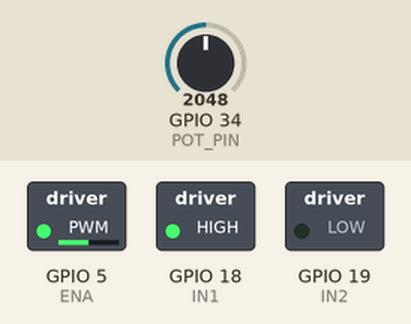
This sketch was run on a simulated ESP32. Shown: switched loads named in the sketch (green lamp = pin HIGH). The test bench sets the inputs (shaded band); at power-on: GPIO 34 (POT_PIN) = 2048.

Above: at 1.2 s.
1.3 s: GPIO 34 (POT_PIN) set to 2866
At 2.4 s:
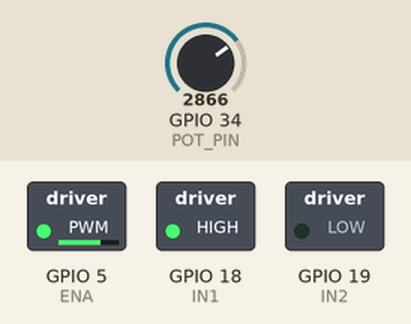
2.8 s: GPIO 34 (POT_PIN) set to 3603
At 3.5 s:
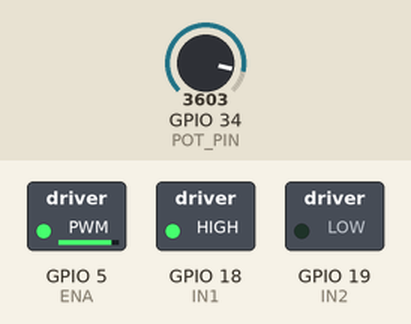
4.3 s: GPIO 34 (POT_PIN) set to 491
At 4.6 s:
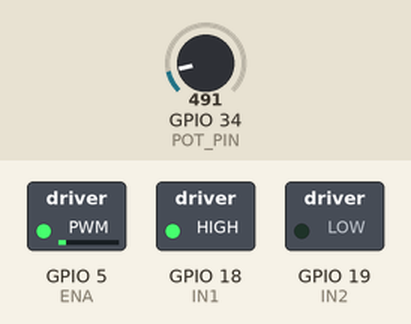
5.8 s: GPIO 34 (POT_PIN) set to 0
At 7.0 s:
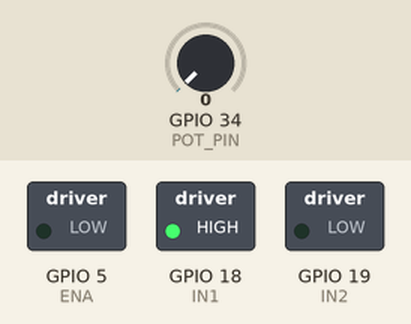
7.3 s: GPIO 34 (POT_PIN) set to 2047
At 8.1 s:
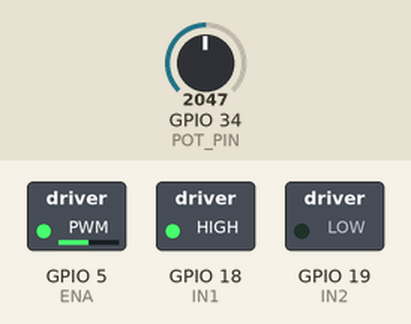
Timing chart, 0 to 9.8 s (numbered marks = the images above; inputs shaded):
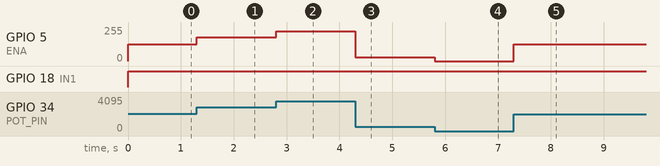

Measured:
- after the input at 1.3 s, GPIO 5 (ENA): 127/255 → 178/255 at once
- after the input at 2.8 s, GPIO 5 (ENA): 178/255 → 224/255 at once
- after the input at 4.3 s, GPIO 5 (ENA): 224/255 → 30/255 at once
- after the input at 5.8 s, GPIO 5 (ENA): 30/255 → 0/255 at once
- after the input at 7.3 s, GPIO 5 (ENA): 0/255 → 127/255 at once

The sketch:

motor_protentiometer.ino
```cpp
#define ENA 5      // Chân PWM điều khiển tốc độ động cơ
#define IN1 18     // Chân điều khiển động cơ
#define IN2 19     // Chân điều khiển động cơ
#define POT_PIN 34 // Chân đọc giá trị từ Potentiometer

void setup() {
    Serial.begin(115200);
  pinMode(IN1, OUTPUT);
  pinMode(IN2, OUTPUT);
  pinMode(ENA, OUTPUT);
  pinMode(POT_PIN, INPUT);
}

void loop() {
  int potValue = analogRead(POT_PIN); // Đọc giá trị từ potentiometer (0-4095)
  int motorSpeed = map(potValue, 0, 4095, 0, 255); // Chuyển đổi thành giá trị PWM (0-255)

  // Điều khiển động cơ quay theo chiều kim đồng hồ
  digitalWrite(IN1, HIGH);
  digitalWrite(IN2, LOW);

  // Điều khiển tốc độ động cơ thông qua PWM
  analogWrite(ENA, motorSpeed);  // Điều chỉnh tốc độ động cơ (PWM)

  // delay(100);  // Chờ một chút trước khi đọc lại giá trị
}
```
